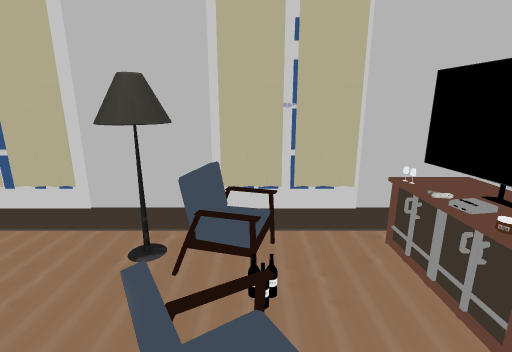
[1] (above)

12 first-person views from a walk through a 3-D level made in the Unity game engine. The camera is 1.4 m above the floor, tilts 14° down and sees 85° across. The floor is counted in squares, 0.5 m on a side. Each view is taken from the middle of a square. On the plan, view 1 faces up. The plan holds only what a view shows up to about 19 squares ahead; the rest is blank. The player character is not drawn. Door leaves are left out, so doorways stand open. Some surface patterns are stand-ins.

[2]
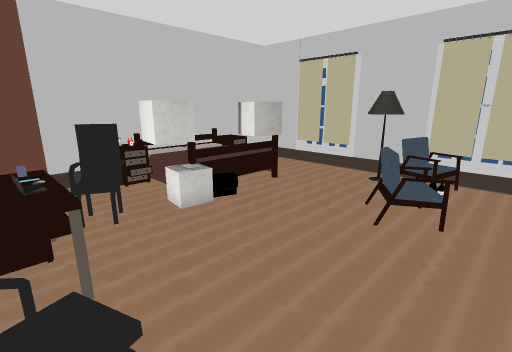

[3]
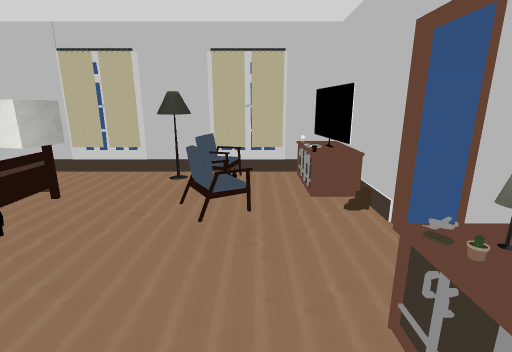

[4]
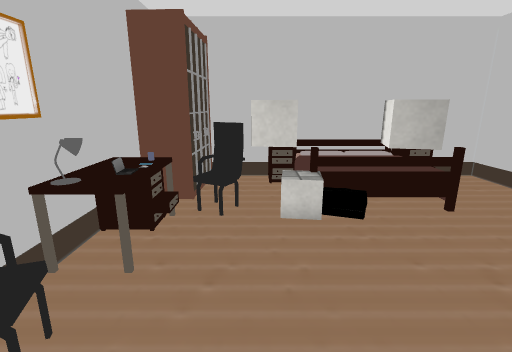

[5]
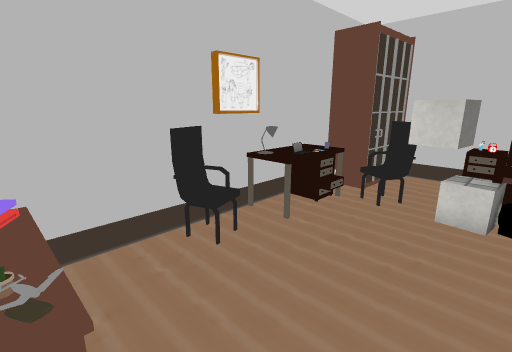

[6]
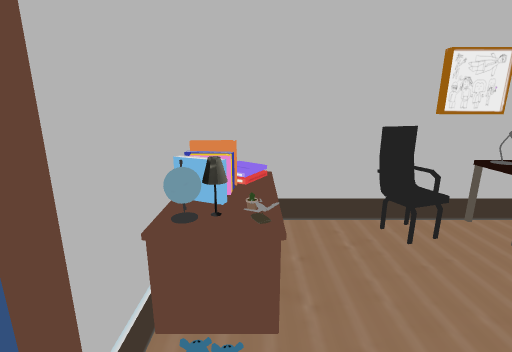

[7]
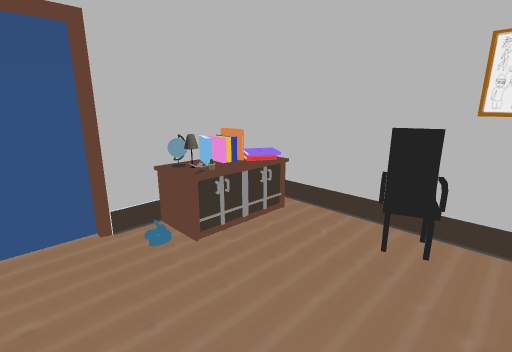

[8]
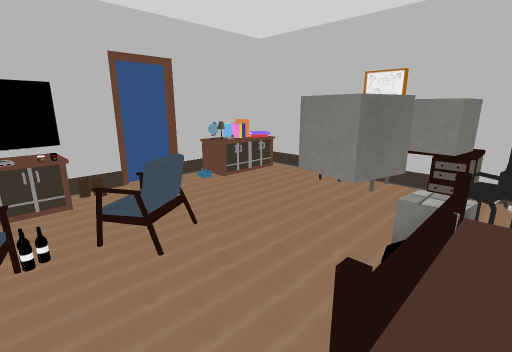

[9]
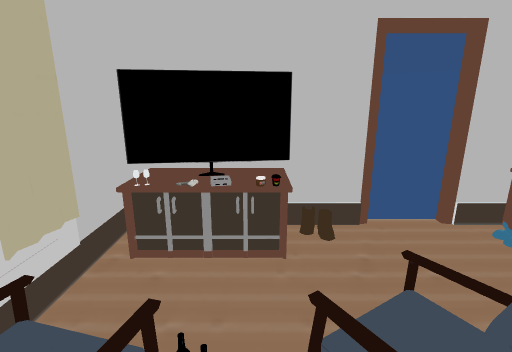

[10]
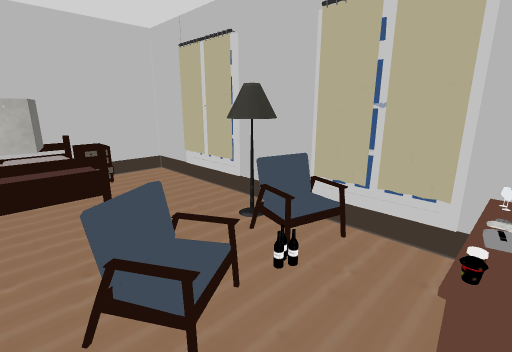

[11]
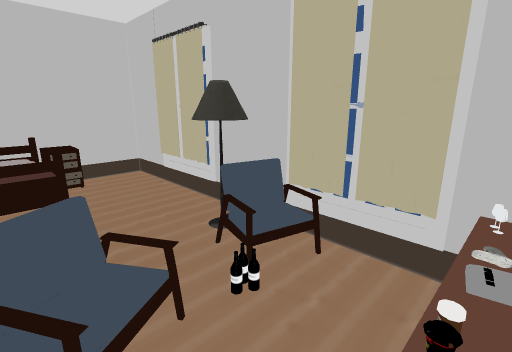

[12]
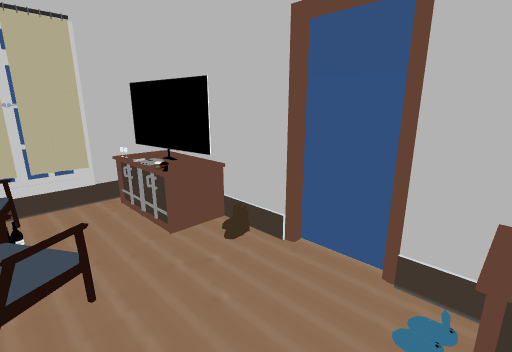

### Floor plan
Key: @ floor where view 1 was taken; # wall or solid block; . main floor; : floor 0.25 m higher than the main floor; + floor 0.5 m higher than the main floor; D open door; = window, fence, low wall or low ledge; O other object.
Columns run from 9 left of view 1 to 5 right of it. Each row starts with its distance up from view 1.
  6 ##############
  5 #.....OO =..OO
  4 #......OOO..OO
  3 ##..........OO
  2 # ++O...OO..OO
  1 # ++OO.. O...##
  0 # ++#O...@...DD
 -1 #+++:........DD
 -2 O=..OO.......##
 -3 ##.OOO......OO
 -4 #..OO.......OO
 -5 ##O#O#OO....OO
 -6  #####OO#O..OO
 -7     ##########

Where each view was taken, in squares from view 1:
view 1: 0 up, 0 right, facing up
view 2: 6 down, 2 right, facing up-left
view 3: 6 down, 1 right, facing up
view 4: 3 down, 2 right, facing left
view 5: 1 down, 3 right, facing down-left
view 6: 0 up, 3 right, facing down
view 7: 0 up, 2 left, facing down-right
view 8: 4 up, 6 left, facing down-right
view 9: 3 up, 2 left, facing right
view 10: 0 up, 3 right, facing up-left
view 11: 1 up, 3 right, facing up-left
view 12: 3 down, 0 right, facing up-right
